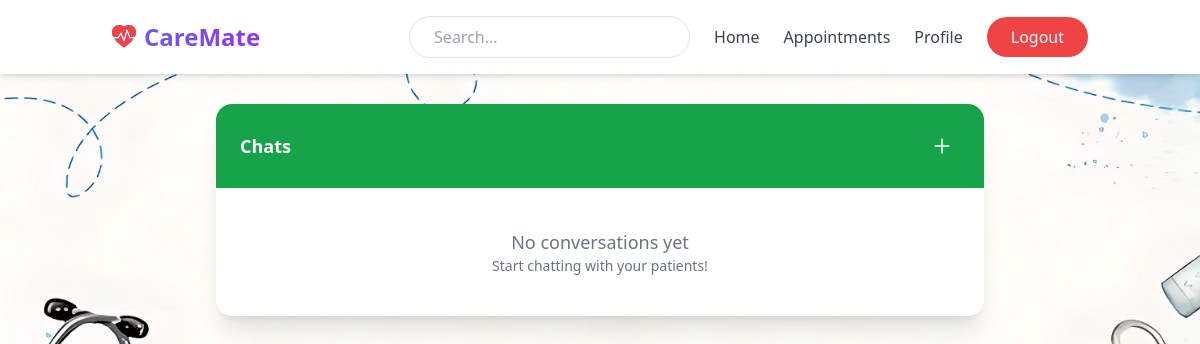
Before: /chat/doctor-conversation/ (signed in) with the older database file.
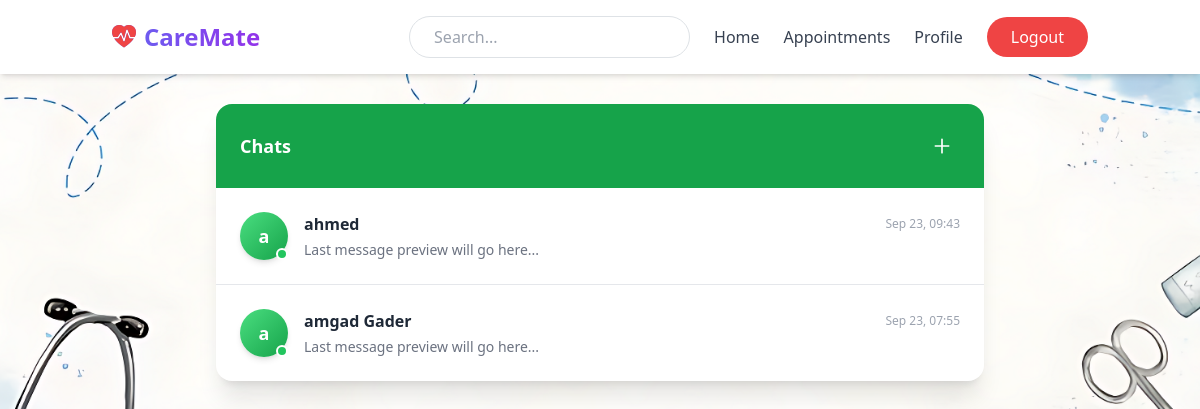
After: the same page with the newer database file.
### chat/models.py (models this page shows, shortened)
class Conversation(models.Model):
    doctor = models.ForeignKey(
        settings.AUTH_USER_MODEL,
        on_delete=models.CASCADE,
        related_name='doctor_conversations'
    )
    patient = models.ForeignKey(
        settings.AUTH_USER_MODEL,
        on_delete=models.CASCADE,
        related_name='patient_conversations'
    )
    created_at = models.DateTimeField(auto_now_add=True)
    class Meta:
        unique_together = ('doctor', 'patient')

### user_account/models.py (models this page shows, shortened)
class User(AbstractUser):
     ROLE_CHOICES = [
        ('doctor', 'Doctor'),
        ('patient', 'Patient'),
    ]
     role = models.CharField(max_length=10, choices=ROLE_CHOICES)

### chat/views.py (the view)
# urls.py: path('doctor-conversation/',views.ConversationListDoctor.as_view(),name='doctor_conversations')
class ConversationListDoctor(ListView):
    model = Conversation
    template_name = 'chat/doctor_conversation.html'
    context_object_name = "conversations"
    def get_queryset(self):
        if self.request.user.role == "doctor":
            return Conversation.objects.filter(doctor=self.request.user).select_related('doctor', 'patient').order_by('-created_at')
        return Conversation.objects.filter(patient=self.request.user).select_related('doctor', 'patient').order_by('-created_at')

### template/chat/doctor_conversation.html
{% extends 'base.html' %}
{% block content %}
<div class="max-w-3xl mx-auto mt-20 bg-white rounded-2xl shadow-xl overflow-hidden">
    <div class="bg-green-600 text-white px-6 py-4 flex items-center justify-between">
        <h2 class="text-lg font-semibold">Chats</h2>
        <button class="p-2 rounded-full hover:bg-green-700 transition">
            <svg xmlns="http://www.w3.org/2000/svg"
                 class="h-5 w-5" fill="none" viewBox="0 0 24 24" stroke="currentColor">
                 <path stroke-linecap="round" stroke-linejoin="round" stroke-width="2"
                       d="M12 4v16m8-8H4"/>
            </svg>
        </button>
    </div>
    <div class="divide-y divide-gray-200">
        {% for conv in conversations %}
        <a href="{% url 'chat:room' conv.id %}"
           class="flex items-center px-6 py-4 hover:bg-gray-50 transition">
            <div class="relative">
                <div class="w-12 h-12 rounded-full bg-gradient-to-br from-green-400 to-green-600 text-white flex items-center justify-center text-lg font-bold shadow-md">
                    {{ conv.patient.first_name|slice:":1" }}
                </div>
                <span class="absolute bottom-0 right-0 block w-3 h-3 bg-green-500 border-2 border-white rounded-full"></span>
            </div>
            <div class="ml-4 flex-1 min-w-0">
                <div class="flex items-center justify-between">
                    <p class="font-semibold text-gray-800 truncate">
                        {{ conv.patient.first_name }} {{ conv.patient.last_name }}
                    </p>
                    <span class="text-xs text-gray-400 whitespace-nowrap">
                        {{ conv.created_at|date:"M d, H:i" }}
                    </span>
                </div>
                <p class="text-sm text-gray-500 truncate mt-1">
                    Last message preview will go here...
                </p>
            </div>
        </a>
        {% empty %}
        <div class="text-center text-gray-500 py-10">
            <p class="text-lg">No conversations yet</p>
            <p class="text-sm">Start chatting with your patients!</p>
        </div>
        {% endfor %}
    </div>
</div>
{% endblock %}

Changed rows visible on the page:
added Conversation: patient.first_name "a", patient.first_name "ahmed", created_at "Sep 23, 09:43"
added Conversation: patient.first_name "a", patient.first_name "amgad", patient.last_name "Gader", created_at "Sep 23, 07:55"
Other visible differences:
text no longer shown: "No conversations yet Start chatting with your patients!"
